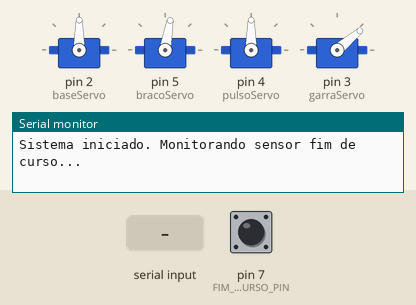
Bench run of a sketch on a simulated Arduino Uno, built with avr-gcc and run on an emulated ATmega328P. On the bench: 4 × servo, the last lines printed to the serial monitor. Inputs (shaded band) come from the test bench; at power-on: pin 7 (FIM_DE_CURSO_PIN) HIGH.

Above: at 5.2 s.
5.3 s: pin 7 (FIM_DE_CURSO_PIN) pulled LOW for 0.15 s
6.9 s: "metal\n" received over Serial
At 8.07 s:
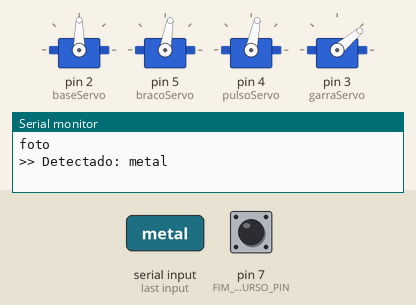
At 15.27 s:
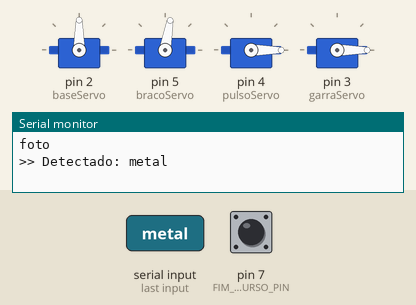
Timing chart, 0 to 26.9 s (numbered marks = the images above; inputs shaded):
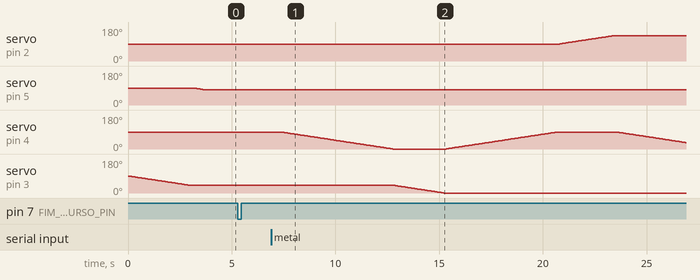

Measured:
- after the input at 6.9 s, servo on pin 2 (baseServo): moves from 90° to 135° over 2.6 s, starting after 13.9 s; servo on pin 3 (garraServo): moves from 40° to 0° over 2.3 s, starting after 6.0 s

The sketch:

robot_control.ino
```cpp
#include <Servo.h>
#include <String.h>
// Servos
Servo baseServo;
Servo bracoServo;
Servo pulsoServo;
Servo garraServo;

#define FIM_DE_CURSO_PIN 7

String comando = "";
bool aguardandoResposta = false;

// Posições de referência
const int BASE_ZERO = 90;
const int BASE_ORGANICO = 0;
const int BASE_PLASTICO = 45;
const int BASE_METAL = 135;
const int BASE_VIDRO = 180;

const int BRACO = 80;

const int GARRA_ABERTA = 40;
const int GARRA_FECHADA = 0;

const int PULSO_BAIXO = 0;
const int PULSO_ALTO = 90;
int state;


//Funções de Movimento
// Movements
void moverServo(Servo& servo, int alvo, int passo = 1, int delay_ms = 60) {
  int atual = servo.read();  // Lê a posição atual real do servo

  alvo = constrain(alvo, 0, 180);


  if (atual < alvo) {
    for (int pos = atual; pos <= alvo; pos += passo) {
      servo.write(pos);
      delay(delay_ms);
    }
  } else {
    for (int pos = atual; pos >= alvo; pos -= passo) {
      servo.write(pos);
      delay(delay_ms);
    }
  }
}

void zero() {
  moverServo(garraServo, GARRA_ABERTA);
  moverServo(pulsoServo, PULSO_ALTO);
  moverServo(bracoServo, BRACO);
  moverServo(baseServo, BASE_ZERO);
  delay(200);
}

void fetch() {
  moverServo(pulsoServo, PULSO_BAIXO);
  moverServo(garraServo, GARRA_FECHADA);
  moverServo(pulsoServo, PULSO_ALTO);
}

void drop(String thrash) {
  int posicao;

  if (thrash == "metal") {
    posicao = BASE_METAL;
  } else if (thrash == "vidro") {
    posicao = BASE_VIDRO;
  } else if (thrash == "organico") {
    posicao = BASE_ORGANICO;
  } else if (thrash == "plastico") {
    posicao = BASE_PLASTICO;
  } else {
    Serial.println("Comando desconhecido, tente novamente");
    return;
  }

  moverServo(baseServo, posicao);
  moverServo(pulsoServo, PULSO_BAIXO);
  moverServo(garraServo, GARRA_ABERTA);
  moverServo(pulsoServo, PULSO_ALTO);
}


void executarComando(String material) {
  if (material == "lixo" || material == "") return;

  Serial.print(">> Detectado: ");
  Serial.println(material);
  zero();
  fetch();
  drop(material);
  zero();
}


void setup() {
  Serial.begin(9600);
  pinMode(FIM_DE_CURSO_PIN, INPUT_PULLUP);

  baseServo.attach(2);
  bracoServo.attach(5);
  pulsoServo.attach(4);
  garraServo.attach(3);
  state = 0;
  zero();
  Serial.println("Sistema iniciado. Monitorando sensor fim de curso...");
}

void loop() {
  if (!aguardandoResposta && digitalRead(FIM_DE_CURSO_PIN) == LOW) {
    Serial.println("foto");  // pede imagem ao Python
    aguardandoResposta = true;
    comando = "";
    delay(500);
  }

  if (aguardandoResposta && Serial.available()) {
    char c = Serial.read();
    if (c == '\n') {
      comando.trim();
      executarComando(comando);
      aguardandoResposta = false;
      comando = "";
      Serial.println("zero"); // sinaliza ao Python que pode continuar
    } else {
      comando += c;
    }
  }
}
```
